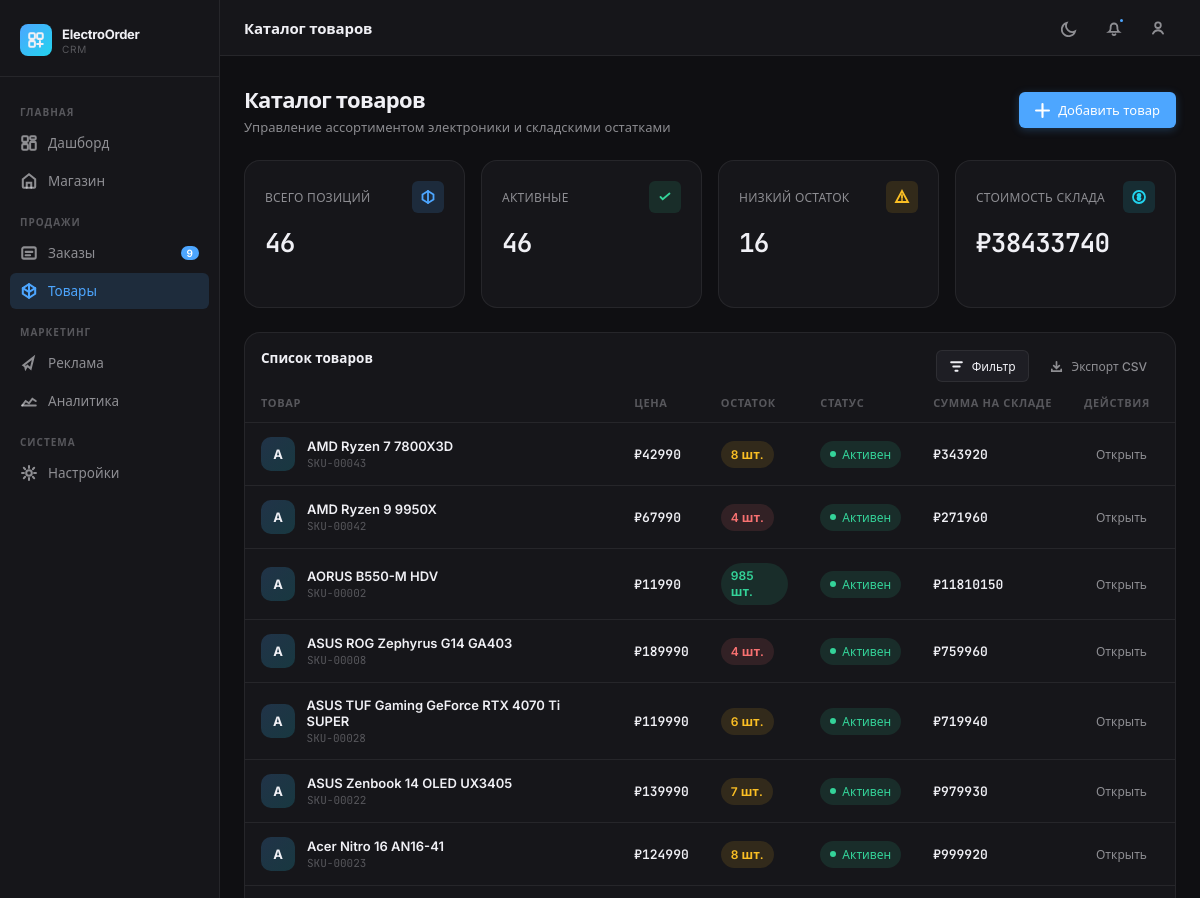
Page /crm/products/ (signed in, upper part) on the earlier database version.
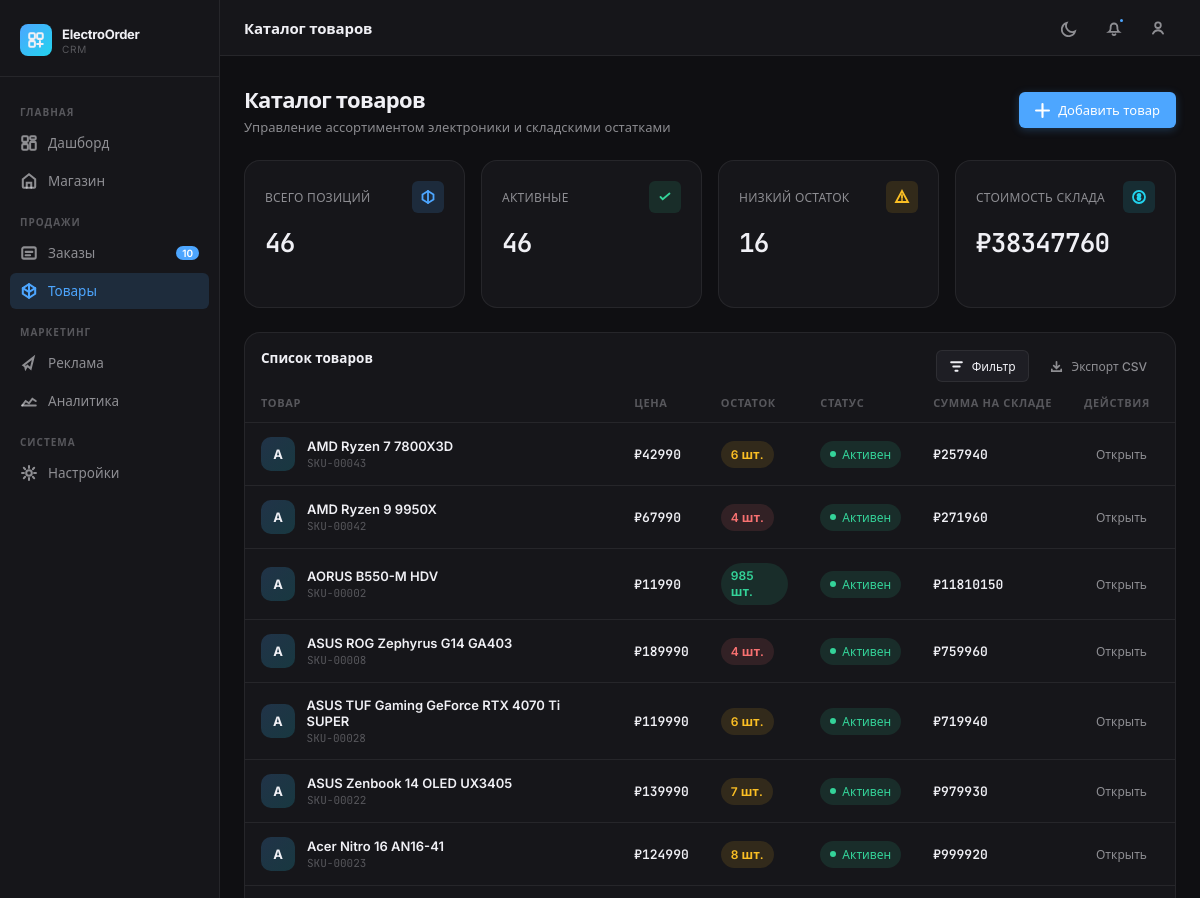
Same page on the later database version.
### dashboard/models.py (models this page shows, shortened)
class Product(models.Model):
    name = models.CharField(max_length=200, verbose_name='Название')
    price = models.IntegerField(
        default=0,
        validators=[MinValueValidator(0)],
        verbose_name='Цена'
        )
    stock = models.IntegerField(
        default=0,
        validators=[MinValueValidator(0)],
        verbose_name='Количество на складе'
        )
    is_active = models.BooleanField(default=True, verbose_name='Активен')
    photo = models.ImageField(
        upload_to='products/photos/',  # Папка для сохранения
        verbose_name='Фотография',
        blank=True,  # Необязательное поле
        null=True   # Может быть NULL в базе данных
    )
    class Meta:
        verbose_name = 'Товар'
        verbose_name_plural = 'Товары'

### dashboard/views.py (the view)
# urls.py: path('products/', views.products, name='products'),
@login_required
def products(request):
    context = build_orders_page_context()
    context.update(build_products_page_context())
    context.update(
        {
            "title": "Каталог товаров",
            "page_title": "Каталог товаров",
            "page_subtitle": "Управление ассортиментом электроники и складскими остатками",
            "active_page": "products",
        }
    )
    return render(request, "dashboard/products.html", context)

### dashboard/views.py (called while the page is built)
def percent_delta(current, previous):
    current = Decimal(current or 0)
    previous = Decimal(previous or 0)
    if previous == 0:
        return Decimal("0") if current == 0 else Decimal("100")
    return ((current - previous) / previous) * Decimal("100")

def get_products_for_order():
    return list(
        Product.objects.filter(is_active=True)
        .order_by("name")
        .values("id", "name", "price", "stock")
    )

def get_site_visits_count(_start_date, _end_date):
    return 0

def build_week_chart(orders_qs, today):
    week_start = today - timedelta(days=today.weekday())
    week_end = week_start + timedelta(days=6)
    rows = (
        orders_qs.filter(created_at__date__gte=week_start, created_at__date__lte=week_end)
        .annotate(day=TruncDate("created_at"))
        .values("day")
        .annotate(count=Count("id"))
    )
    counts = {row["day"]: row["count"] for row in rows}
    return [
        {"label": WEEK_LABELS[index], "count": counts.get(week_start + timedelta(days=index), 0)}
        for index in range(7)
    ]

### dashboard/templates/dashboard/products.html (shortened to what the changed rows need)
{% extends "base.html" %}
{% block content %}
<section class="metrics-grid metrics-grid-compact">
    <div class="card metric-card">
        <div class="metric-header">
            <span class="metric-label">Стоимость склада</span>
            <div class="metric-icon teal">
            </div>
        </div>
        <span class="metric-value">₽{{ total_stock_value }}</span>
    </div>
</section>
<section class="card table-card">
    <div class="table-wrap">
        <table class="orders-table" id="productsTable" data-export-name="products_catalog">
            <thead>
                <tr>
                    <th><div class="th-inner">Товар</div></th>
                    <th><div class="th-inner">Цена</div></th>
                    <th><div class="th-inner">Остаток</div></th>
                    <th><div class="th-inner">Статус</div></th>
                    <th><div class="th-inner">Сумма на складе</div></th>
                    <th><div class="th-inner">Действия</div></th>
                </tr>
            </thead>
            <tbody>
                {% for product in products %}
                <tr class="product-row">
                    <td>
                        <div class="product-cell">
                            <div class="product-thumb">{{ product.name|slice:":1"|upper }}</div>
                            <div class="product-meta">
                                <div class="product-meta__title">{{ product.name }}</div>
                                <div class="product-meta__sub">SKU-{{ product.id|stringformat:"05d" }}</div>
                            </div>
                        </div>
                    </td>
                    <td><span class="order-amount">₽{{ product.price }}</span></td>
                    <td>
                        <span class="stock-badge {% if product.stock <= 5 %}stock-badge--low{% elif product.stock <= 15 %}stock-badge--mid{% else %}stock-badge--ok{% endif %}">
                            {{ product.stock }} шт.
                        </span>
                    </td>
                    <td>
                        {% if product.is_active %}
                        <span class="status-badge status-delivered"><span class="status-dot"></span>Активен</span>
                        {% else %}
                        <span class="status-badge status-cancelled"><span class="status-dot"></span>Скрыт</span>
                        {% endif %}
                    </td>
                    <td><span class="order-amount">₽{% widthratio product.price 1 product.stock %}</span></td>
                    <td>
                        <button
                            class="btn btn-ghost btn-sm product-open-btn"
                            type="button"
                            data-product-id="{{ product.id }}"
                            data-product-detail-url="{% url 'dashboard:product_detail_json' product.id %}"
                            data-product-update-url="{% url 'dashboard:update_product_json' product.id %}"
                        >
                            Открыть
                        </button>
                    </td>
                </tr>
                {% empty %}
                <tr>
                    <td colspan="6" class="empty-orders">Товары не найдены</td>
                </tr>
                {% endfor %}
            </tbody>
        </table>
    </div>
</section>
{% endblock %}

Differences in the rows shown:
changed Product "AMD Ryzen 7 7800X3D": stock "8" → "6"; price+stock "343920" → "257940"
Other differences:
{{ all_orders_count|default:0 }}: "9" → "10"
{{ total_stock_value }}: "38433740" → "38347760"
